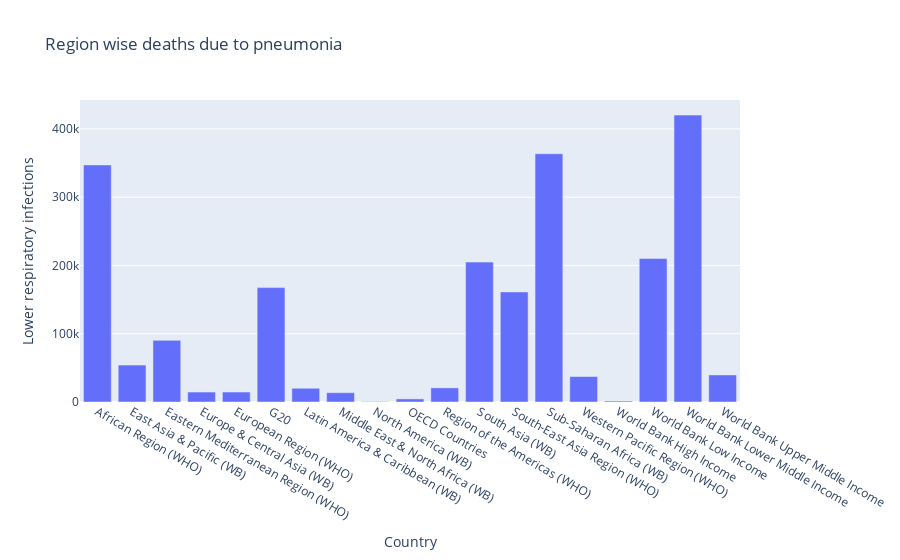

The notebook cell saved with this chart:
### Code cell
fig = px.bar(data2_region, x="Country", y=data2_region["Lower respiratory infections"], title="Region wise deaths due to pneumonia")
fig.show()

### Figure 1 — Plotly figure (JSON) as saved in the notebook; plotly's stock layout.template omitted (floating-point values rounded to 4 significant figures)
{"data": [{"alignmentgroup": "True", "hovertemplate": "Country=%{x}<br>Lower respiratory infections=%{y}<extra></extra>", "legendgroup": "", "marker": {"color": "#636efa", "pattern": {"shape": ""}}, "name": "", "offsetgroup": "", "orientation": "v", "showlegend": false, "textposition": "auto", "type": "bar", "x": ["African Region (WHO)", "East Asia & Pacific (WB)", "Eastern Mediterranean Region (WHO)", "Europe & Central Asia (WB)", "European Region (WHO)", "G20", "Latin America & Caribbean (WB)", "Middle East & North Africa (WB)", "North America (WB)", "OECD Countries", "Region of the Americas (WHO)", "South Asia (WB)", "South-East Asia Region (WHO)", "Sub-Saharan Africa (WB)", "Western Pacific Region (WHO)", "World Bank High Income", "World Bank Low Income", "World Bank Lower Middle Income", "World Bank Upper Middle Income"], "xaxis": "x", "y": [347237, 54067, 90290, 14581, 14605, 167540, 20140, 13625, 568, 4533, 20699, 204855, 161221, 363551, 37273, 1453, 210141, 420181, 39623], "yaxis": "y"}], "layout": {"barmode": "relative", "legend": {"tracegroupgap": 0}, "title": {"text": "Region wise deaths due to pneumonia"}, "xaxis": {"anchor": "y", "domain": [0, 1], "title": {"text": "Country"}}, "yaxis": {"anchor": "x", "domain": [0, 1], "title": {"text": "Lower respiratory infections"}}}}
